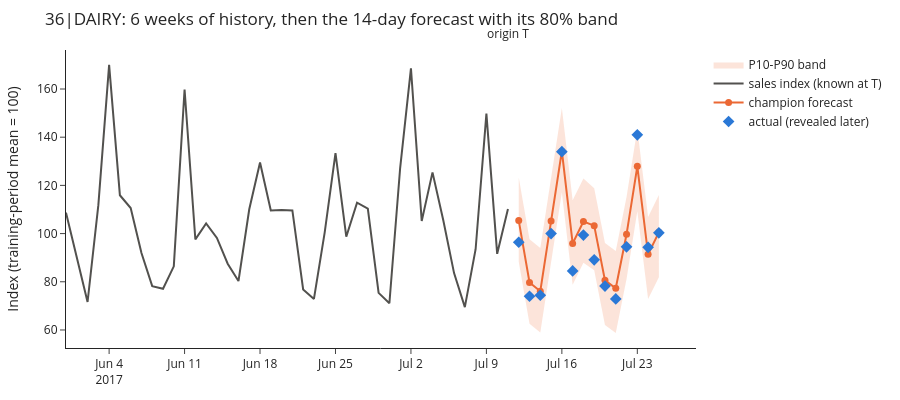

The code cell stored with this chart in its notebook:
### Code cell
past = panel[(panel.series_id == SID) & (panel.date > T - pd.Timedelta(days=42)) & (panel.date <= T)]
fig = go.Figure()
X = lambda v: (IX.to_index(np.asarray(v, float), SB)).round(1)   # chart in index units, never raw units
fig.add_scatter(x=list(w.target_date) + list(w.target_date[::-1]), y=list(X(w.p90)) + list(X(w.p10)[::-1]), fill="toself",
                fillcolor="rgba(235,104,52,0.18)", line=dict(width=0), name="P10-P90 band", hoverinfo="skip")
fig.add_scatter(x=past.date, y=X(past.sales), mode="lines", name="sales index (known at T)", line=dict(color="#52514e", width=2))
fig.add_scatter(x=w.target_date, y=X(w.forecast), mode="lines+markers", name="champion forecast", line=dict(color="#eb6834", width=2), marker=dict(size=7))
fig.add_scatter(x=w.target_date, y=X(w.actual), mode="markers", name="actual (revealed later)", marker=dict(color="#2a78d6", size=9, symbol="diamond"))
fig.add_vline(x=T.timestamp() * 1000, line_dash="dash", line_color="#52514e")
fig.add_annotation(x=T, y=1.02, yref="paper", text="origin T", showarrow=False, yanchor="bottom")
fig.update_layout(**{**LAYOUT, "height": 400}, title=f"{SID}: 6 weeks of history, then the 14-day forecast with its 80% band",
                  yaxis_title="Index (training-period mean = 100)", xaxis_title=None)
fig.show()

### Figure 1 — Plotly figure (JSON) as saved in the notebook; plotly's stock layout.template omitted (floating-point values rounded to 4 significant figures)
{"data": [{"fill": "toself", "fillcolor": "rgba(235,104,52,0.18)", "hoverinfo": "skip", "line": {"width": 0}, "name": "P10-P90 band", "type": "scatter", "x": ["2017-07-12T00:00:00", "2017-07-13T00:00:00", "2017-07-14T00:00:00", "2017-07-15T00:00:00", "2017-07-16T00:00:00", "2017-07-17T00:00:00", "2017-07-18T00:00:00", "2017-07-19T00:00:00", "2017-07-20T00:00:00", "2017-07-21T00:00:00", "2017-07-22T00:00:00", "2017-07-23T00:00:00", "2017-07-24T00:00:00", "2017-07-25T00:00:00", "2017-07-25T00:00:00", "2017-07-24T00:00:00", "2017-07-23T00:00:00", "2017-07-22T00:00:00", "2017-07-21T00:00:00", "2017-07-20T00:00:00", "2017-07-19T00:00:00", "2017-07-18T00:00:00", "2017-07-17T00:00:00", "2017-07-16T00:00:00", "2017-07-15T00:00:00", "2017-07-14T00:00:00", "2017-07-13T00:00:00", "2017-07-12T00:00:00"], "y": [123.3, 97.6, 94.0, 123.1, 152.1, 113.8, 122.9, 118.8, 96.1, 92.8, 115.2, 143.4, 106.9, 116.0, 81.9, 72.8, 109.3, 81.2, 58.7, 62.1, 84.8, 87.9, 78.8, 117.1, 88.1, 59.0, 62.6, 88.3]}, {"line": {"color": "#52514e", "width": 2}, "mode": "lines", "name": "sales index (known at T)", "type": "scatter", "x": ["2017-05-31T00:00:00", "2017-06-01T00:00:00", "2017-06-02T00:00:00", "2017-06-03T00:00:00", "2017-06-04T00:00:00", "2017-06-05T00:00:00", "2017-06-06T00:00:00", "2017-06-07T00:00:00", "2017-06-08T00:00:00", "2017-06-09T00:00:00", "2017-06-10T00:00:00", "2017-06-11T00:00:00", "2017-06-12T00:00:00", "2017-06-13T00:00:00", "2017-06-14T00:00:00", "2017-06-15T00:00:00", "2017-06-16T00:00:00", "2017-06-17T00:00:00", "2017-06-18T00:00:00", "2017-06-19T00:00:00", "2017-06-20T00:00:00", "2017-06-21T00:00:00", "2017-06-22T00:00:00", "2017-06-23T00:00:00", "2017-06-24T00:00:00", "2017-06-25T00:00:00", "2017-06-26T00:00:00", "2017-06-27T00:00:00", "2017-06-28T00:00:00", "2017-06-29T00:00:00", "2017-06-30T00:00:00", "2017-07-01T00:00:00", "2017-07-02T00:00:00", "2017-07-03T00:00:00", "2017-07-04T00:00:00", "2017-07-05T00:00:00", "2017-07-06T00:00:00", "2017-07-07T00:00:00", "2017-07-08T00:00:00", "2017-07-09T00:00:00", "2017-07-10T00:00:00", "2017-07-11T00:00:00"], "y": [108.7, 90.0, 71.6, 111.8, 170.0, 115.9, 110.6, 91.9, 78.2, 77.1, 86.4, 159.8, 97.6, 104.2, 98.2, 87.5, 80.3, 110.1, 129.5, 109.6, 109.8, 109.6, 76.8, 72.9, 100.5, 133.4, 98.7, 112.8, 110.4, 75.4, 71.1, 127.3, 168.6, 105.2, 125.4, 105.5, 83.6, 69.5, 93.5, 149.8, 91.6, 110.2]}, {"line": {"color": "#eb6834", "width": 2}, "marker": {"size": 7}, "mode": "lines+markers", "name": "champion forecast", "type": "scatter", "x": ["2017-07-12T00:00:00", "2017-07-13T00:00:00", "2017-07-14T00:00:00", "2017-07-15T00:00:00", "2017-07-16T00:00:00", "2017-07-17T00:00:00", "2017-07-18T00:00:00", "2017-07-19T00:00:00", "2017-07-20T00:00:00", "2017-07-21T00:00:00", "2017-07-22T00:00:00", "2017-07-23T00:00:00", "2017-07-24T00:00:00", "2017-07-25T00:00:00"], "y": [105.4, 79.7, 76.1, 105.2, 134.2, 95.9, 105.0, 103.3, 80.6, 77.3, 99.7, 127.9, 91.4, 100.5]}, {"marker": {"color": "#2a78d6", "size": 9, "symbol": "diamond"}, "mode": "markers", "name": "actual (revealed later)", "type": "scatter", "x": ["2017-07-12T00:00:00", "2017-07-13T00:00:00", "2017-07-14T00:00:00", "2017-07-15T00:00:00", "2017-07-16T00:00:00", "2017-07-17T00:00:00", "2017-07-18T00:00:00", "2017-07-19T00:00:00", "2017-07-20T00:00:00", "2017-07-21T00:00:00", "2017-07-22T00:00:00", "2017-07-23T00:00:00", "2017-07-24T00:00:00", "2017-07-25T00:00:00"], "y": [96.4, 74.0, 74.4, 100.0, 134.0, 84.5, 99.4, 89.1, 78.2, 72.9, 94.5, 141.0, 94.3, 100.3]}], "layout": {"annotations": [{"showarrow": false, "text": "origin T", "x": "2017-07-11T00:00:00", "y": 1.02, "yanchor": "bottom", "yref": "paper"}], "font": {"size": 12}, "height": 400, "legend": {"title": {}}, "margin": {"b": 40, "l": 50, "r": 20, "t": 50}, "shapes": [{"line": {"color": "#52514e", "dash": "dash"}, "type": "line", "x0": 1500000000000.0, "x1": 1500000000000.0, "xref": "x", "y0": 0, "y1": 1, "yref": "y domain"}], "title": {"text": "36|DAIRY: 6 weeks of history, then the 14-day forecast with its 80% band"}, "xaxis": {"title": {}}, "yaxis": {"title": {"text": "Index (training-period mean = 100)"}}}}
